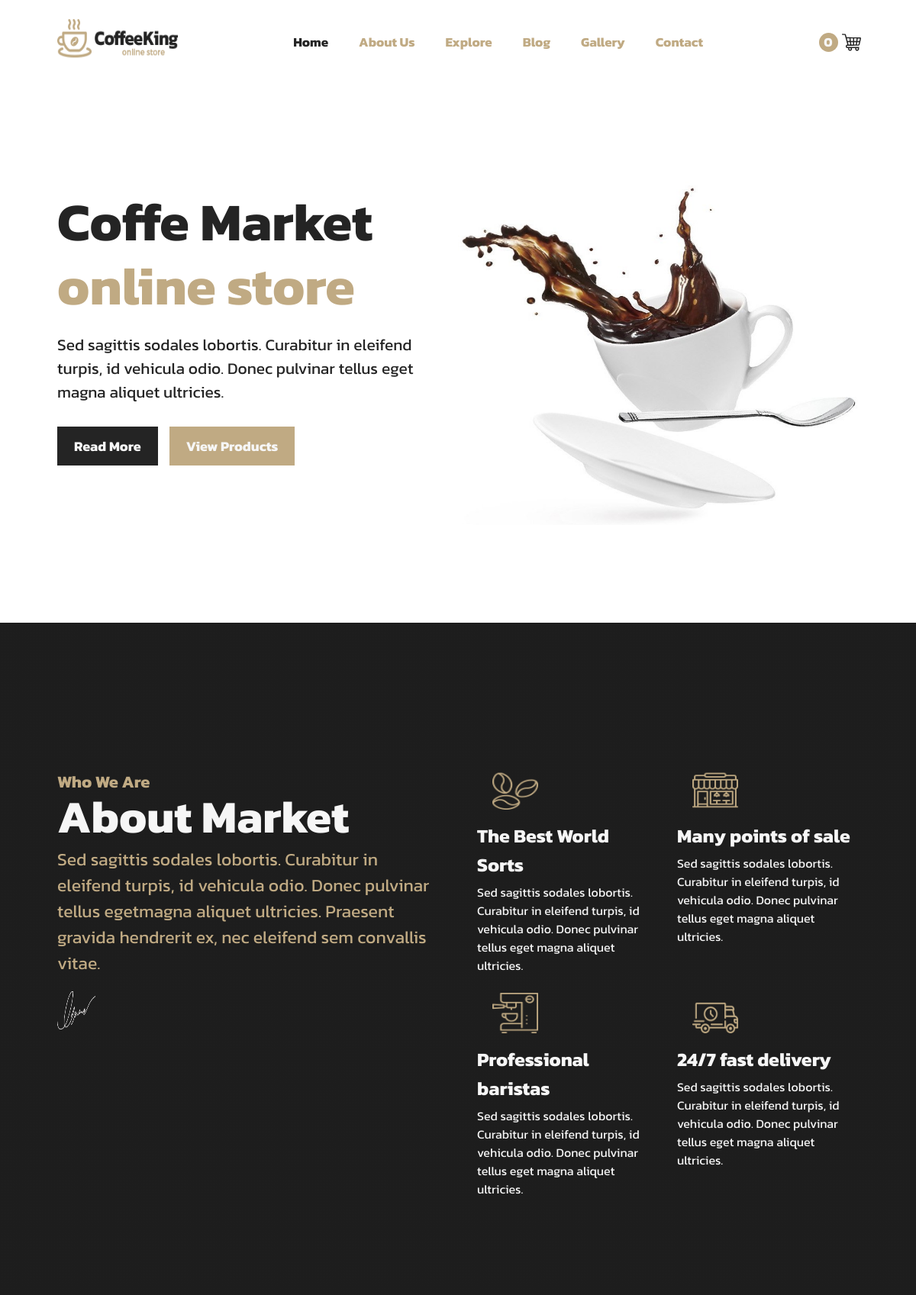
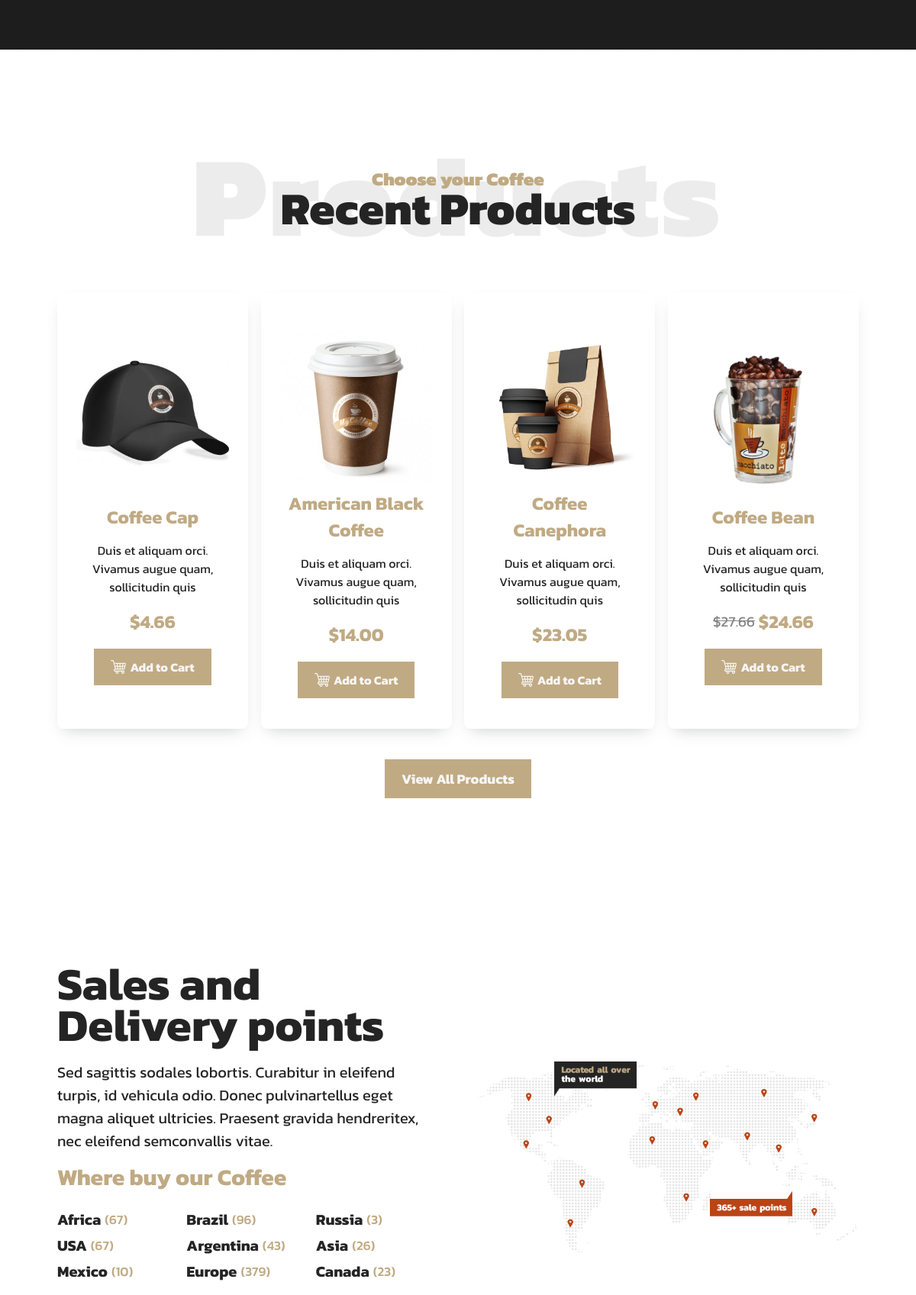
The page / (upper part) on the database its author committed (2 pictures, top to bottom).
### tables this page shows
CREATE TABLE `product` (
  `ID` int(11) NOT NULL,
  `Product_Name` varchar(2000) NOT NULL,
  `Product_Price` double(250,2) NOT NULL,
  `Product_Discount` double(250,2) NOT NULL,
  `Brief` mediumtext NOT NULL,
  `Quantity` int(100) NOT NULL,
  `Categories` varchar(2000) NOT NULL,
  `Tags` varchar(2000) NOT NULL,
  `Main_Preview` mediumtext NOT NULL,
  `Sub_Preview_1` mediumtext NOT NULL,
  `Sub_Preview_2` mediumtext NOT NULL,
  `Description` longtext NOT NULL,
  `Comments` int(11) NOT NULL
);

### index.php (the view, shortened to what this page needs)
<!DOCTYPE html>
<html lang="en">
<head>
    <link rel="stylesheet" href="./ui/css/home/main.css">
</head>
<?php
include "./admin/auth/connection.php";
?>
<body>
    <header id="mainHeader" class="header">
        <div class="header-cont container">
            <a href="#" class="logo">
                <img src="./ui/assets/09/logo_black-9.png" alt="">
            </a>
            <nav id="navMenu">
                <a href="#" class="activeNav">Home</a>
                <div class="dropdown">
                    <button>About Us</button>
                </div>
                <div class="dropdown">
                    <button>Explore</button>
                </div>
                <a href="./ui/pages/blog/">Blog</a>
                <a href="./ui/pages/gallery/">Gallery</a>
                <a href="./ui/pages/contact/">Contact</a>
            </nav>
            <div class="header-next">
                <a href="./ui/pages/explore/cart/" class="header-next-cart">
                    <div class="header-next-number">
                        0
                    </div>
                </a>
            </div>
        </div>
    </header>
    <div class="home">
        <div class="home-cont container">
            <div class="home-cont-left">
                <div class="home-cont-left-first">
                    <h1>Coffe Market</h1>
                    <h3>online store</h3>
                </div>
                <p>Sed sagittis sodales lobortis. Curabitur in eleifend turpis, id vehicula odio. Donec pulvinar tellus eget magna aliquet ultricies.</p>
                <div class="header-cont-left-lnks">
                    <a href="./ui/pages/about/about/" class="more more-black nd">Read More</a>
                    <a href="./ui/pages/explore/shop/" class="more nd">View Products</a>
                </div>
            </div>
            <div class="home-cont-right">
                <img src="./ui/assets/09/coffee_slide-1-2.jpg" alt="">
            </div>
        </div>
    </div>
    <div class="about">
        <div class="about-cont container">
            <div class="about-cont-left">
                <div class="about-cont-left-title">
                    <p>Who We Are</p>
                    <h1>About Market</h1>
                </div>
                <p>Sed sagittis sodales lobortis. Curabitur in eleifend turpis, id vehicula odio. Donec pulvinar tellus egetmagna aliquet ultricies. Praesent gravida hendrerit ex, nec eleifend sem convallis vitae.</p>
                <div class="about-cont- left-sign">
                    <img src="./ui/assets/09/sign.png" alt="">
                </div>
            </div>
            <div class="about-cont-right">
                <div class="about-cont-right-crd">
                    <div class="about-cont-right-crd-img">
                        <img src="./ui/assets/09/about-icon-1.png" alt="">
                    </div>
                    <h1>The Best World Sorts</h1>
                    <p>Sed sagittis sodales lobortis. Curabitur in eleifend turpis, id vehicula odio. Donec pulvinar tellus eget magna aliquet ultricies.</p>
                </div>
                <div class="about-cont-right-crd">
                    <div class="about-cont-right-crd-img">
                        <img src="./ui/assets/09/about-icon-2.png" alt="">
                    </div>
                    <h1>Many points of sale</h1>
                    <p>Sed sagittis sodales lobortis. Curabitur in eleifend turpis, id vehicula odio. Donec pulvinar tellus eget magna aliquet ultricies.</p>
                </div>
                <div class="about-cont-right-crd">
                    <div class="about-cont-right-crd-img">
                        <img src="./ui/assets/09/about-icon-3.png" alt="">
                    </div>
                    <h1>Professional baristas</h1>
                    <p>Sed sagittis sodales lobortis. Curabitur in eleifend turpis, id vehicula odio. Donec pulvinar tellus eget magna aliquet ultricies.</p>
                </div>
                <div class="about-cont-right-crd">
                    <div class="about-cont-right-crd-img">
                        <img src="./ui/assets/09/about-icon-4.png" alt="">
                    </div>
                    <h1>24/7 fast delivery</h1>
                    <p>Sed sagittis sodales lobortis. Curabitur in eleifend turpis, id vehicula odio. Donec pulvinar tellus eget magna aliquet ultricies.</p>
                </div>
            </div>
        </div>
    </div>
    <div class="recent">
        <div class="recent-cont container">
            <div class="recent-title">
                <p>Choose your Coffee</p>
                <h1>Recent Products</h1>
            </div>
            <div class="recent-crds">
                <?php
                $sql = mysqli_query($conn, "SELECT * FROM product ORDER BY ID DESC LIMIT 4");
                while ($fetch = mysqli_fetch_array($sql)) {
                    $id = $fetch['ID'];
                    $name = $fetch['Product_Name'];
                    $price = $fetch['Product_Price'];
                    $discount = $fetch['Product_Discount'];
                    $stock = $fetch['Quantity'];
                    $pic = $fetch['Main_Preview'];
                ?>
                    <div class="product-crd">
                        <div class="product-crd-img">
                            <img src="./ui/assets/products/<?php echo $pic ?>" alt="<?php echo $name ?>">
                        </div>
                        <a href='./ui/pages/explore/shop/product/?product="<?php echo $id ?>"'><?php echo $name ?></a>
                        <p class="briefProduct">Duis et aliquam orci. Vivamus augue quam, sollicitudin quis bibendum quis, eleifend vitae velit.am, sollicitudin quis bibendum quis, eleifend vitae velit.am, sollicitudin quis bibendum quis, eleifend vitae velit.</p>
                        <div class="product-crd-price">
                            <?php
                            if ($price == $discount) {
                            ?>
                                <h1>$<?php echo $price ?></h1>
                            <?php } else { ?>
                                <del>$<?php echo $price ?></del>
                                <h1>$<?php echo $discount ?></h1>
                            <?php } ?>
                        </div>
                        <button class="more cart-btn" <?php if ($stock <= 0) {
                                                            echo "disabled";
                                                        } ?>>
                            Add to Cart
                        </button>
                    </div>
                <?php } ?>
            </div>
            <a href="./ui/pages/explore/shop/" class="more more-trans">View All Products</a>
        </div>
    </div>
    <div class="map">
        <div class="map-cont container">
            <div class="map-cont-left">
                <h1>Sales and Delivery points</h1>
                <p>Sed sagittis sodales lobortis. Curabitur in eleifend turpis, id vehicula odio. Donec pulvinartellus eget magna aliquet ultricies. Praesent gravida hendreritex, nec eleifend semconvallis vitae.</p>
                <div class="map-cont-left-locations">
                    <p>Where buy our Coffee</p>
                    <div class="map-cont-left-locations-crds">
                        <div class="map-cont-left-locations-crd">
                            <h1>Africa</h1>
                            <p>(67)</p>
                        </div>
                        <div class="map-cont-left-locations-crd">
                            <h1>Brazil</h1>
                            <p>(96)</p>
                        </div>
                        <div class="map-cont-left-locations-crd">
                            <h1>Russia</h1>
                            <p>(3)</p>
                        </div>
                        <div class="map-cont-left-locations-crd">
                            <h1>USA</h1>
                            <p>(67)</p>
                        </div>
                        <div class="map-cont-left-locations-crd">
                            <h1>Argentina</h1>
                            <p>(43)</p>
                        </div>
                        <div class="map-cont-left-locations-crd">
                            <h1>Asia</h1>
                            <p>(26)</p>
                        </div>
                        <div class="map-cont-left-locations-crd">
                            <h1>Mexico</h1>
                            <p>(10)</p>
                        </div>
                        <div class="map-cont-left-locations-crd">
                            <h1>Europe</h1>
                            <p>(379)</p>
                        </div>
                        <div class="map-cont-left-locations-crd">
                            <h1>Canada</h1>
                            <p>(23)</p>
                        </div>
                    </div>
                </div>
            </div>
            <div class="map-cont-right">
                <img src="./ui/assets/09/map.png" alt="">
            </div>
        </div>
    </div>
</body>
</html>

### rows shown on the page
product: Main_Preview (picture), Product_Name "Coffee Cap", Product_Price "4.66"
product: Main_Preview (picture), Product_Name "American Black Coffee", Product_Price "14.00"
product: Main_Preview (picture), Product_Name "Coffee Canephora", Product_Price "23.05"
product: Main_Preview (picture), Product_Name "Coffee Bean", Product_Price "27.66", Product_Discount "24.66"
